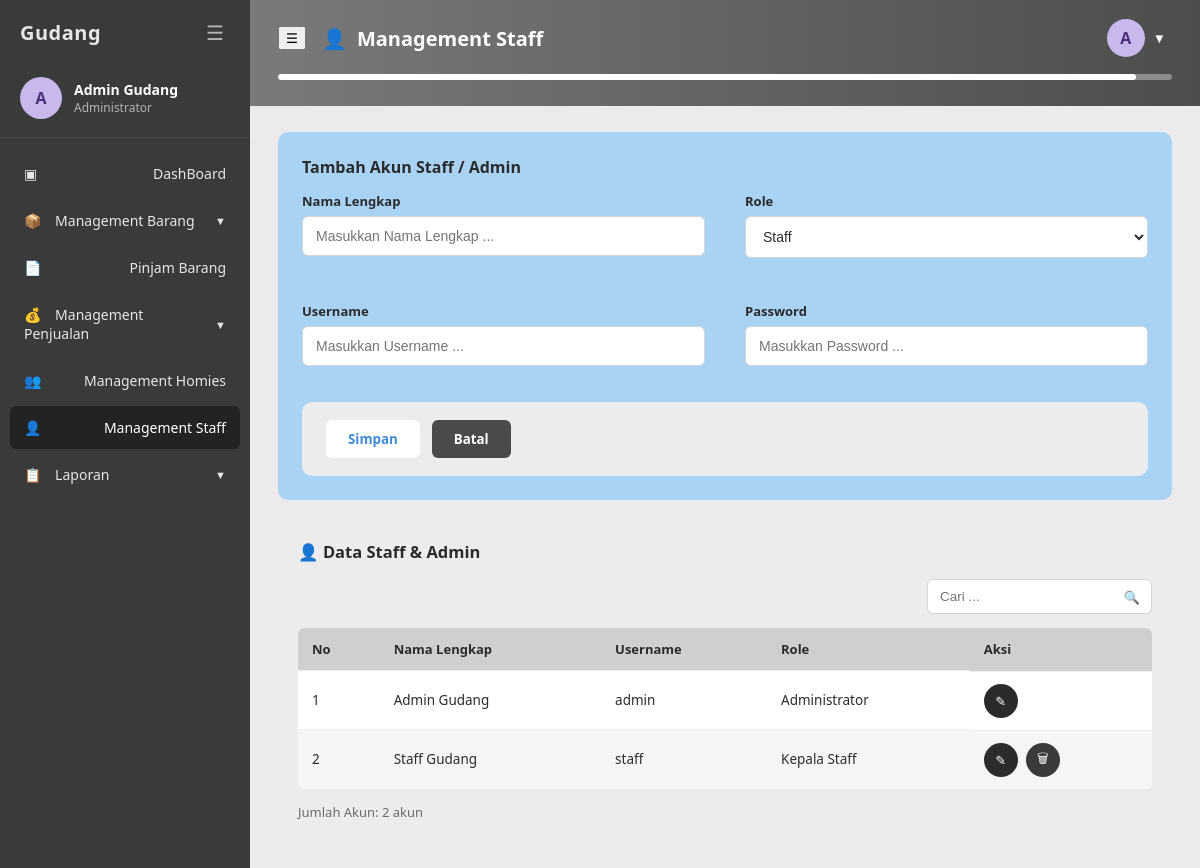
/staff/management_staff.php (signed in), run on the app's committed database.
### tables this page shows
CREATE TABLE `users` (
  `id` int(11) NOT NULL,
  `username` varchar(50) NOT NULL,
  `password` varchar(255) NOT NULL,
  `full_name` varchar(100) NOT NULL,
  `role` enum('admin','staff') NOT NULL DEFAULT 'staff',
  `created_at` timestamp NOT NULL DEFAULT CURRENT_TIMESTAMP
);

### includes/auth.php (called while the page is built, shortened)
<?php
function current_user() {
    return [
        'id'        => $_SESSION['user_id'] ?? null,
        'username'  => $_SESSION['username'] ?? null,
        'full_name' => $_SESSION['full_name'] ?? null,
        'role'      => $_SESSION['role'] ?? null,
    ];
}
function is_admin() {
    return ($_SESSION['role'] ?? null) === 'admin';
}
function role_label() {
    return is_admin() ? 'Administrator' : 'Kepala Staff';
}
function e($str) {
    return htmlspecialchars($str ?? '', ENT_QUOTES, 'UTF-8');
}

### staff/management_staff.php (the view, shortened to what this page needs)
<?php
require_once __DIR__ . '/../includes/auth.php';
$base = '../';
$active_menu = 'staff';
$page_title = 'Management Staff - Gudang';
$page_header = 'Management Staff';
$users = [];
$res = mysqli_query($conn, 'SELECT id, username, full_name, role, created_at FROM users ORDER BY role ASC, full_name ASC');
while ($row = mysqli_fetch_assoc($res)) {
    $users[] = $row;
}
include __DIR__ . '/../includes/header.php';
?>
<div class="form-panel">
    <h3>Tambah Akun Staff / Admin</h3>
    <form method="POST" action="management_staff.php">
        <div class="form-grid">
            <div class="form-group">
                <label for="full_name">Nama Lengkap</label>
                <input type="text" id="full_name" name="full_name" placeholder="Masukkan Nama Lengkap ..." value="<?= e($_POST['full_name'] ?? '') ?>" required>
            </div>
            <div class="form-group">
                <label for="role">Role</label>
                <select id="role" name="role">
                    <option value="staff" <?= (($_POST['role'] ?? '') === 'staff') ? 'selected' : '' ?>>Staff</option>
                </select>
            </div>
            <div class="form-group">
                <label for="username">Username</label>
                <input type="text" id="username" name="username" placeholder="Masukkan Username ..." value="<?= e($_POST['username'] ?? '') ?>" required>
            </div>
            <div class="form-group">
                <label for="password">Password</label>
                <input type="text" id="password" name="password" placeholder="Masukkan Password ..." required>
            </div>
        </div>
        <div class="form-actions-panel" style="margin-top:18px;">
            <button type="submit" name="add_staff" value="1" class="btn-primary-form">Simpan</button>
            <button type="reset" class="btn-cancel-form">Batal</button>
        </div>
    </form>
</div>
<div class="panel">
    <div class="panel-header">
        <h3>&#128100; Data Staff & Admin</h3>
    </div>
    <div class="panel-toolbar">
        <div class="search-box">
            <input type="text" placeholder="Cari ..." data-table-search="#staffTable">
            <span class="icon">&#128269;</span>
        </div>
    </div>
    <table class="data-table" id="staffTable">
        <thead>
            <tr>
                <th>No</th>
                <th>Nama Lengkap</th>
                <th>Username</th>
                <th>Role</th>
                <th>Aksi</th>
            </tr>
        </thead>
        <tbody>
            <?php if (empty($users)): ?>
                <tr><td colspan="5" style="text-align:center; color:var(--text-muted);">Belum ada data akun.</td></tr>
            <?php else: ?>
                <?php foreach ($users as $i => $usr): ?>
                <tr>
                    <td><?= $i + 1 ?></td>
                    <td><?= e($usr['full_name']) ?></td>
                    <td><?= e($usr['username']) ?></td>
                    <td><?= $usr['role'] === 'admin' ? 'Administrator' : 'Kepala Staff' ?></td>
                    <td class="aksi-cell">
                        <a class="btn-icon edit" href="edit_staff.php?id=<?= (int)$usr['id'] ?>" title="Edit">&#9998;</a>
                        <?php if ((int)$usr['id'] !== (int)current_user()['id']): ?>
                            <button type="button" class="btn-icon delete" title="Hapus"
                                data-delete-url="hapus_staff.php?id=<?= (int)$usr['id'] ?>"
                                data-delete-label="akun &quot;<?= e($usr['full_name']) ?>&quot;">&#128465;</button>
                        <?php endif; ?>
                    </td>
                </tr>
                <?php endforeach; ?>
            <?php endif; ?>
        </tbody>
    </table>
    <div class="table-footer">
        <span>Jumlah Akun: <?= count($users) ?> akun</span>
    </div>
</div>
<?php include __DIR__ . '/../includes/footer.php'; ?>

### includes/header.php (shortened to what this page needs)
<?php
$base = $base ?? '';
$page_header = $page_header ?? ($page_title ?? '');
$page_icon = $page_icon ?? '&#9635;';
$header_variant = $header_variant ?? 'gray';
?>
<!DOCTYPE html>
<html lang="id">
<head>
<link rel="stylesheet" href="<?= $base ?>assets/css/style.css">
</head>
<body>
<div class="app-layout">
    <?php include __DIR__ . '/sidebar.php'; ?>
    <div class="main-content">
        <div class="page-header <?= $header_variant === 'purple' ? 'purple' : '' ?>">
            <div class="page-header-row">
                <div style="display:flex; align-items:center; gap:16px;">
                    <button class="burger-desktop" data-toggle="sidebar" aria-label="Toggle menu">&#9776;</button>
                    <h2><span><?= $page_icon ?></span> <?= e($page_header) ?></h2>
                </div>
                <div style="display:flex; align-items:center; gap:14px;">
                    <div class="topbar-user">
                        <button class="topbar-user-btn">
                            <div class="avatar-circle"><?= e($initial) ?></div>
                            <span>&#9660;</span>
                        </button>
                    </div>
                </div>
            </div>
            <div class="progress-bar"><span></span></div>
        </div>
        <div class="content-area">

### includes/sidebar.php (shortened to what this page needs)
<?php
$base = $base ?? '';
$active_menu = $active_menu ?? '';
$u = current_user();
$initial = strtoupper(substr($u['full_name'] ?? 'U', 0, 1));
?>
<aside class="sidebar">
    <div class="sidebar-top">
        <span>Gudang</span>
        <button class="burger" data-toggle="sidebar" aria-label="Toggle menu">&#9776;</button>
    </div>
    <div class="sidebar-user">
        <div class="avatar-circle"><?= e($initial) ?></div>
        <div>
            <div class="u-name"><?= e($u['full_name']) ?></div>
            <div class="u-role"><?= e(role_label()) ?></div>
        </div>
    </div>
    <nav class="sidebar-nav">
        <ul>
            <li class="nav-item <?= $active_menu === 'dashboard' ? 'active' : '' ?>">
                <a href="<?= $base ?>dashboard.php"><span class="icon">&#9635;</span> DashBoard</a>
            </li>
            <li>
                <div class="nav-parent <?= $active_menu === 'barang' ? 'active open' : '' ?>">
                    <span><span class="icon">&#128230;</span> Management Barang</span>
                    <span class="chevron">&#9660;</span>
                </div>
            </li>
            <li class="nav-item <?= $active_menu === 'pinjam' ? 'active' : '' ?>">
                <a href="<?= $base ?>peminjaman/peminjaman.php"><span class="icon">&#128196;</span> Pinjam Barang</a>
            </li>
            <li>
                <div class="nav-parent <?= $active_menu === 'penjualan' ? 'active open' : '' ?>">
                    <span><span class="icon">&#128176;</span> Management Penjualan</span>
                    <span class="chevron">&#9660;</span>
                </div>
            </li>
            <li class="nav-item <?= $active_menu === 'homies' ? 'active' : '' ?>">
                <a href="<?= $base ?>homies/menajemen_homies.php"><span class="icon">&#128101;</span> Management Homies</a>
            </li>
            <?php if (is_admin()): ?>
            <li class="nav-item <?= $active_menu === 'staff' ? 'active' : '' ?>">
                <a href="<?= $base ?>staff/management_staff.php"><span class="icon">&#128100;</span> Management Staff</a>
            </li>
            <?php endif; ?>
            <li>
                <div class="nav-parent <?= $active_menu === 'laporan' ? 'active open' : '' ?>">
                    <span><span class="icon">&#128203;</span> Laporan</span>
                    <span class="chevron">&#9660;</span>
                </div>
            </li>
        </ul>
    </nav>
</aside>

### data on the page
users: full_name "A", full_name "Admin Gudang", username "admin", role "Administrator"
users: full_name "Staff Gudang", username "staff", role "Kepala Staff"

### other printed values
role_label() "Administrator"
$page_header "Management Staff"
count($users) "2"
